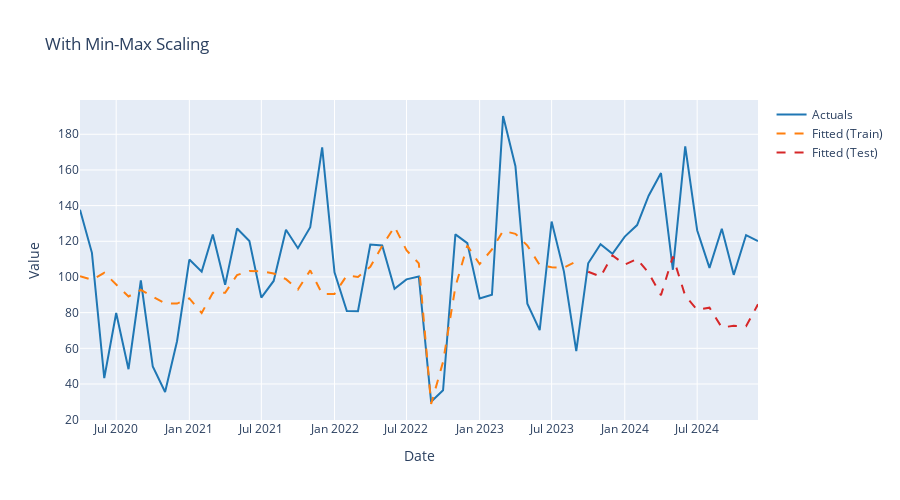

Notebook code cell kept with this figure:
### Markdown cell above
# 6. Recipe Pattern 2: Scaling

Scale features to [0, 1] range.

### Code cell
# Recipe with min-max scaling
rec_scale = (
    recipe()
    .step_range(all_numeric_predictors(), min_val=0, max_val=1)
)

# Workflow
wf_scale = (
    workflow()
    .add_recipe(rec_scale)
    .add_model(linear_reg().set_engine("sklearn"))
)

# Fit and evaluate
fit_scale = wf_scale.fit(train_data)
fit_scale = fit_scale.evaluate(test_data)

print("✓ Scaled model fitted successfully!")

outputs_scale, coefs_scale, stats_scale = fit_scale.extract_outputs()

print("\n=== Scaled Model Statistics ===")
display(stats_scale[stats_scale['split'] == 'test'][['metric', 'value']])

fig = plot_forecast(fit_scale, title="With Min-Max Scaling")
fig.show()

# Fit on training data
rec_fit = rec_scale.prep(train_data)

# Apply to training data
train_processed = rec_fit.bake(train_data)

print("\nProcessed training data:")

# Apply to test data (using training parameters!)
test_processed = rec_fit.bake(test_data)
print("\nProcessed test data:")
print(train_processed.columns)
display(train_processed)
display(test_processed)
